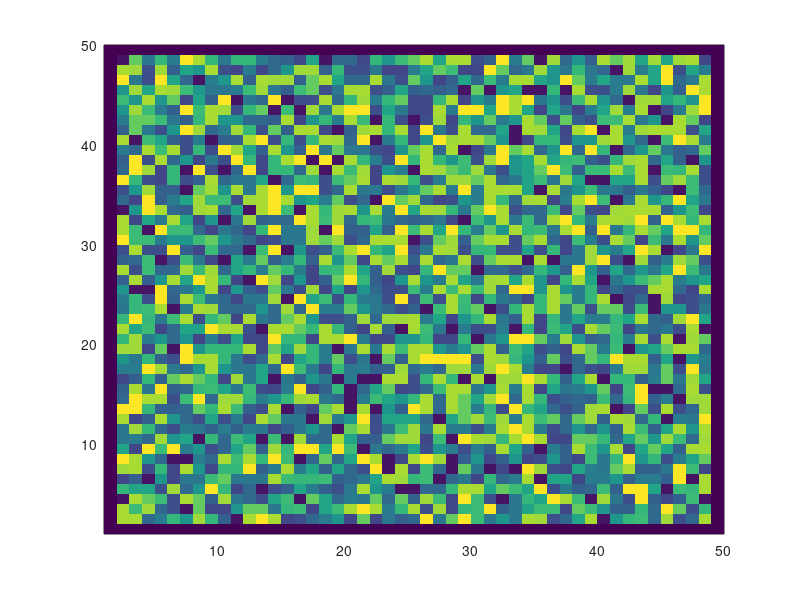

Write the MATLAB code that produced this figure. (Note: this script raises an error after producing the figure.)
clear all
clf
clc

Nx = 50;
Ny = 50;
grain_old = zeros(Nx,Ny);
N = 200;
KbT = 10;
no_of_orientations = 16;
r = randi([10 200],no_of_orientations);
order = [-1,-1;-1,0;-1,1;0,1;1,1;1,0;1,-1;0,-1];
for i = 2:Nx-2
    for j = 2:Ny-2
        rand  = randi([1 no_of_orientations],1);
        grain_old(i,j) = r(rand ,1);
    end
end

pcolor(grain_old)
shading flat;
view(2);
pause(1);
str1 = ['initialgrain'];
print(str1,'-dpng');
for t = 1:1000
    for m = 1:N
        x = randi([2 Nx-2],1);
        y = randi([2 Nx-2],1);
        H1 = calc_H(grain_old,x,y);
        temp = grain_old(x,y);
        neighbour = randi([1 8],1);
        grain_old(x,y) = grain_old(x+order(neighbour,1),y+order(neighbour,2));
        H2 = calc_H(grain_old,x,y);
        delH = H2-H1;
        prob = exp(-delH/(KbT));
        trans = rand();
        if(trans>prob)
            grain_old(x,y) = temp;
        end
    end
    if(mod(t,100) == 0)
        t
        pcolor(grain_old);
        view(2);
        shading flat;
        str1 = ['grain',num2str(t)];
        print(str1,'-dpng');
        pause(1);
    end
end

function y = delta(a,b)
if(a==b)
    y = 1;
else
    y = 0;
end
end

function y = calc_H(A,i,j)
y = 0;
k = 10;
order = [-1,-1;-1,0;-1,1;0,1;1,1;1,0;1,-1;0,-1];
for l = 1:8
    y = y + (k/2)*(1-delta(A(i,j),A(i+order(l,1),j+order(l,2))));
end
end
